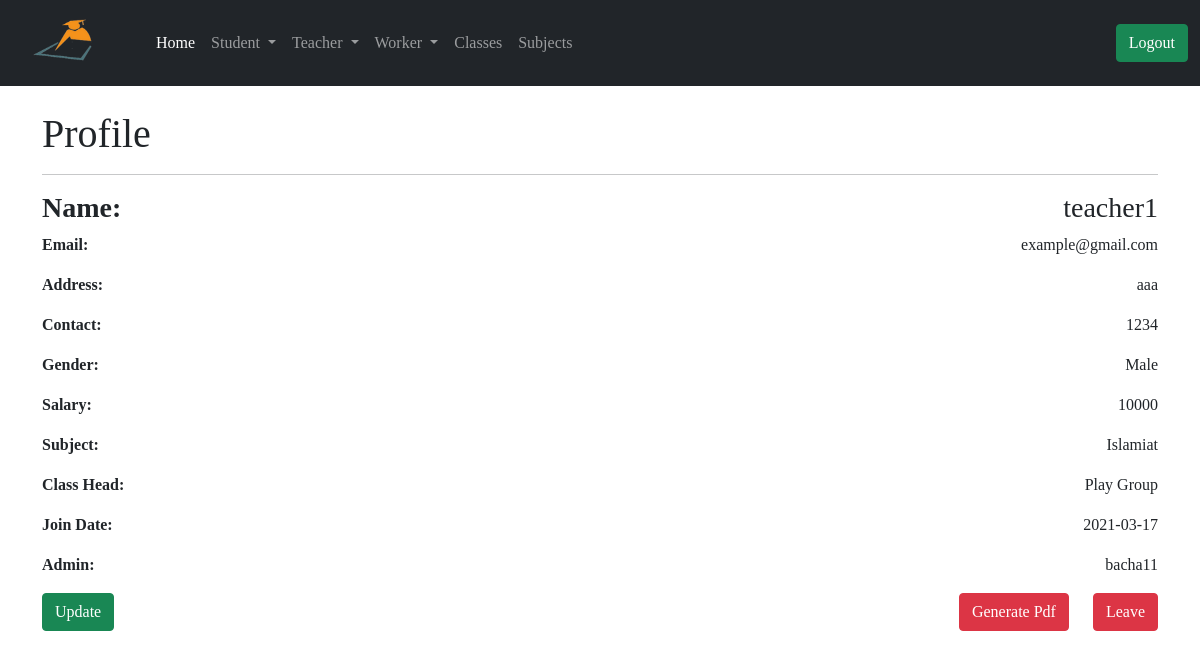
The page /admin/teacher_profile/1 (signed in) on the database as committed earlier.
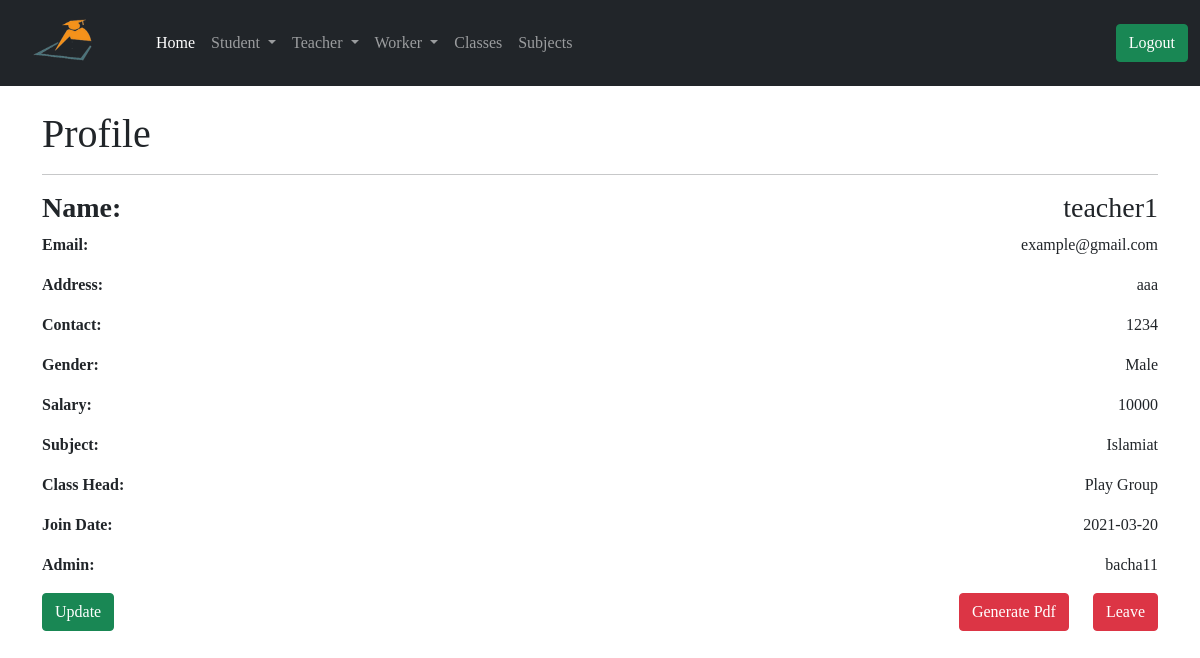
The same page on the database as committed later.
### app/models.py (models this page shows, shortened)
class Teacher(db.Model):
    id = db.Column(db.Integer, primary_key=True)
    tech_name = db.Column(db.String(64))
    email = db.Column(db.String(64))
    tech_address = db.Column(db.String(128))
    tech_contact = db.Column(db.String(64))
    gender = db.Column(db.String(64))
    salary = db.Column(db.String(64))
    join_date = db.Column(db.DateTime, default=datetime.utcnow())
    admin_id = db.Column(db.Integer, db.ForeignKey('user.id'))
    tech_subject = db.Column(db.Integer, db.ForeignKey('subject.id'))
    tech_class = db.Column(db.Integer, db.ForeignKey('class.id'))
    uploadlecture = db.relationship('UploadLecture', backref='t_lecture')
    attendance = db.relationship('StudentAttendance', backref='t_lecture')

### app/routes.py (the view)
@app.route('/admin/teacher_profile/<id>')
@login_required
def teacher_profile(id):
    teacher = Teacher.query.filter_by(id=id).first()
    return render_template('admin/teacher_profile.html', title='Teacher Profile', teacher=teacher)

### app/models.py (called while the page is built)
@login.user_loader
def load_user(id):
    return User.query.get(int(id))

### app/routes.py (called while the page is built)
@app.before_request
def before_request():
    g.user = None
    if 'teacher_id' in session:
        user = Teacher.query.filter_by(id=session['teacher_id']).first()
        g.user = user

@app.before_request
def std_before_request():
    g.std_user = None
    if 'student_id' in session:
        std_user = Student.query.filter_by(id=session['student_id']).first()
        g.std_user = std_user

### app/templates/admin/teacher_profile.html (shortened to what this page needs)
{% extends 'admin/base.html' %}
{% block content %}
<div class="container mt-4">
    <h1> Profile </h1>
    <hr>
    <h3><b> Name: </b> <span style="float: right;">{{ teacher.tech_name }}</span></h3>
    <p><b> Email: </b><span style="float: right; text-align: justify;"> {{ teacher.email }} </span></p>
    <p><b> Address: </b> <span style="float: right;">{{ teacher.tech_address }} </span></p>
    <p><b> Contact: </b> <span style="float: right;">{{ teacher.tech_contact }} </span></p>
    <p><b> Gender: </b> <span style="float: right;">{{ teacher.gender }} </span></p>
    <p><b> Salary: </b> <span style="float: right;">{{ teacher.salary }} </span></p>
    <p><b> Subject: </b> <span style="float: right;">{{ teacher.sub.sub_name }}</span> </p>
    {% if teacher.stdclass.cls_name %}
    <p><b> Class Head: </b> <span style="float: right;">{{ teacher.stdclass.cls_name }}</span> </p>
    {% else %}
    <p><b> Class Head: </b> <span style="float: right;">{{ teacher.stdclass }}</span> </p>
    {% endif %}
    <p><b> Join Date: </b> <span style="float: right;">{{ teacher.join_date.strftime('%Y-%m-%d') }} </span></p>
    <p><b> Admin: </b> <span style="float: right;">{{ teacher.admin.username }} </span></p>
    <a href=" {{ url_for('update_teacher', id=teacher.id) }} "><button type="submit" class="btn btn-success">Update</button></a>
    <button type="button" class="btn btn-danger ms-4" style="float: right;" data-bs-toggle="modal" data-bs-target="#exampleModal">
          Leave
    </button>
      <a href="{{ url_for('teacher_profile_pdf', id=teacher.id) }}"><button type="submit" class="btn btn-danger float-end">Generate Pdf</button></a>
</div>
{% endblock %}

Rows that differ between the two databases and show on the page:
changed Teacher "teacher1": join_date "2021-03-17" → "2021-03-20"
